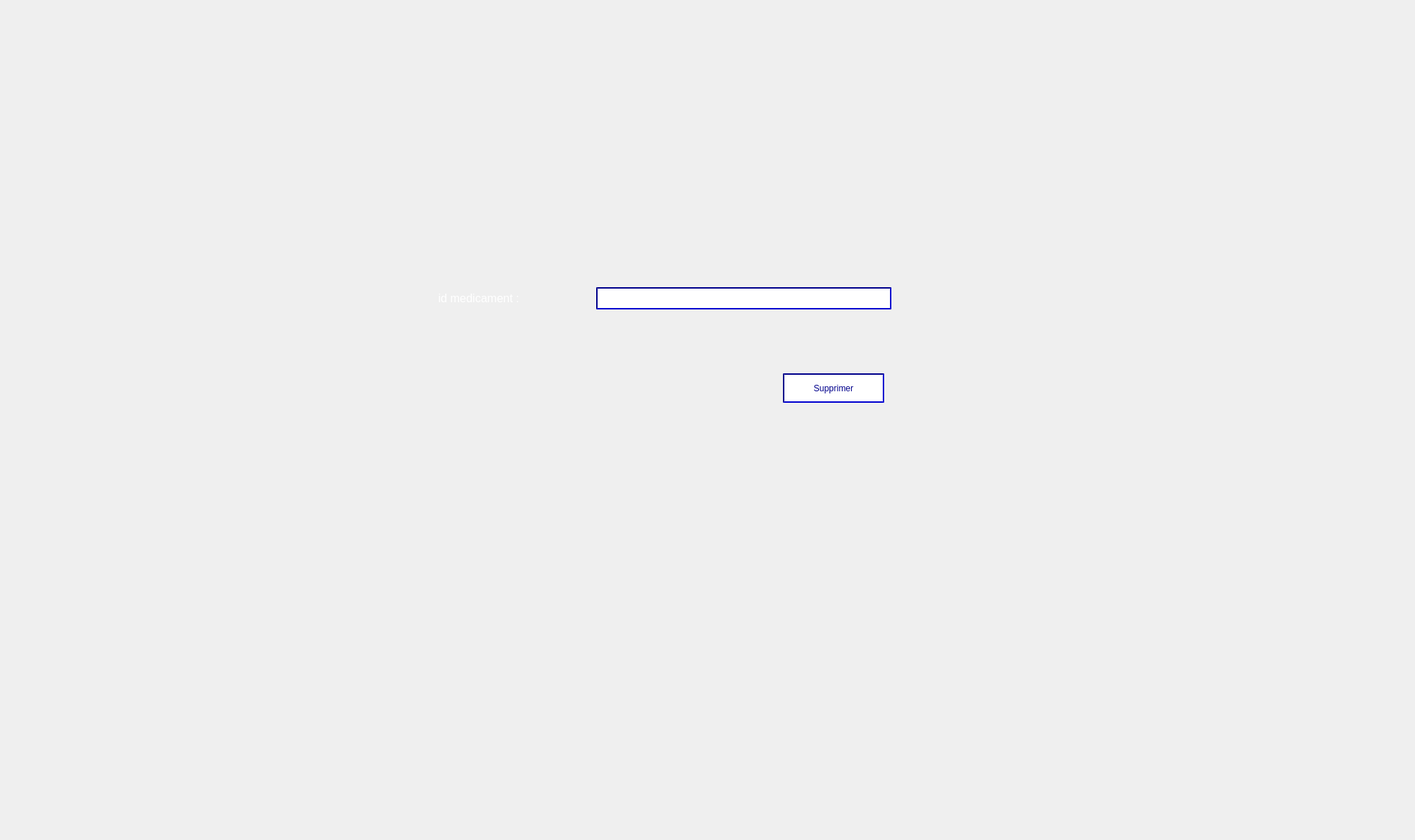
      <widget class="QWidget" name="tab_5">
       <attribute name="title">
        <string>Supprimer medicaments</string>
       </attribute>
       <widget class="QLabel" name="label_17">
        <property name="geometry">
         <rect>
          <x>0</x>
          <y>0</y>
          <width>1961</width>
          <height>1161</height>
         </rect>
        </property>
        <property name="text">
         <string/>
        </property>
        <property name="pixmap">
         <pixmap>../../Desktop/2A/Projet_C++/smart.jpg</pixmap>
        </property>
       </widget>
       <widget class="QLineEdit" name="lineEdit_id_supMed">
        <property name="geometry">
         <rect>
          <x>830</x>
          <y>400</y>
          <width>411</width>
          <height>31</height>
         </rect>
        </property>
        <property name="styleSheet">
         <string notr="true">border-color:darkblue ;
border-style:solid;
border-width:2px;
border-style: inset;</string>
        </property>
       </widget>
       <widget class="QLabel" name="label_27">
        <property name="geometry">
         <rect>
          <x>610</x>
          <y>400</y>
          <width>171</width>
          <height>31</height>
         </rect>
        </property>
        <property name="font">
         <font>
          <pointsize>12</pointsize>
         </font>
        </property>
        <property name="styleSheet">
         <string notr="true">color : white</string>
        </property>
        <property name="text">
         <string>id medicament :</string>
        </property>
       </widget>
       <widget class="QPushButton" name="pushButton_suppMedi">
        <property name="geometry">
         <rect>
          <x>1090</x>
          <y>520</y>
          <width>141</width>
          <height>41</height>
         </rect>
        </property>
        <property name="styleSheet">
         <string notr="true">color:darkblue ;
border-color:darkblue ;
border-style:solid;
border-width:2px;
background:white;
border-style: inset;</string>
        </property>
        <property name="text">
         <string>Supprimer</string>
        </property>
       </widget>
      </widget>
